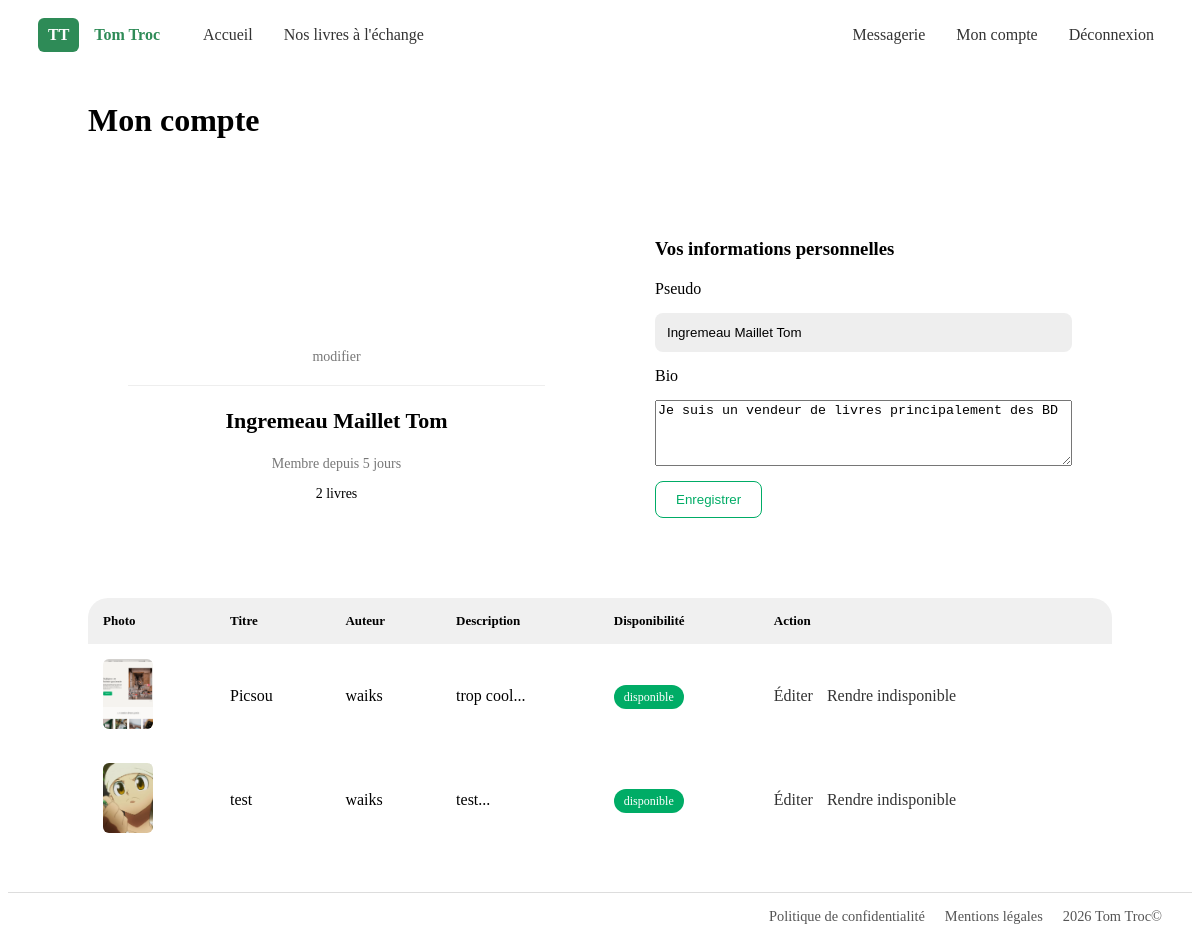
Page /public/profile/index (signed in) on the committed database.
### tables this page shows
CREATE TABLE `users` (
  `id` int NOT NULL AUTO_INCREMENT,
  `username` varchar(50) NOT NULL,
  `email` varchar(100) NOT NULL,
  `password` varchar(255) NOT NULL,
  `bio` text,
  `created_at` timestamp NULL DEFAULT CURRENT_TIMESTAMP,
  PRIMARY KEY (`id`),
  UNIQUE KEY `username` (`username`),
  UNIQUE KEY `email` (`email`)
);

CREATE TABLE `books` (
  `id` int NOT NULL AUTO_INCREMENT,
  `user_id` int NOT NULL,
  `title` varchar(255) NOT NULL,
  `author` varchar(255) NOT NULL,
  `description` text,
  `image` varchar(255) DEFAULT NULL,
  `is_available` tinyint(1) DEFAULT '1',
  `created_at` timestamp NULL DEFAULT CURRENT_TIMESTAMP,
  PRIMARY KEY (`id`),
  KEY `user_id` (`user_id`)
);

### core/Controller.php (called while the page is built)
<?php
class Controller {
    public function view($view, $data = []) {
        extract($data);
        require_once __DIR__ . '/../app/views/' . $view . '.php';
    }
}

### app/controllers/ProfileController.php (called while the page is built, shortened)
<?php
require_once __DIR__ . '/../../core/Controller.php';
require_once __DIR__ . '/../models/User.php';
require_once __DIR__ . '/../models/Book.php';
class ProfileController extends Controller {
    public function index() {
    $userModel = new User();
    $bookModel = new Book();
    $user = $userModel->findById($_SESSION['user_id']);
    $livres = $bookModel->getByUser($_SESSION['user_id']);
    $this->view('profile/index', [
        'user' => $user,
        'livres' => $livres ?? []
    ]);
}
}

### core/Router.php (called while the page is built, shortened)
<?php
class Router {
    public function route() {
        $url = $_GET['url'] ?? '';
        $url = trim($url, '/');
        $segments = explode('/', $url);
        $methode = !empty($segments[1])
            ? $segments[1]
            : 'index';
        $controleur = new $nomControleur();
        $controleur->$methode();
    }
}

### public/index.php (called while the page is built, shortened)
<?php
require_once __DIR__ . '/../core/Router.php';
$router = new Router();
$router->route();

### core/Model.php (called while the page is built, shortened)
<?php
require_once __DIR__ . '/../config/database.php';
class Model {
    public function __construct() {
        $database = new Database();
        $this->db = $database->connect();
    }
}

### config/database.php (called while the page is built)
<?php
class Database {
    private $host = 'localhost';
    private $db_name = 'book_exchange';
    private $username = 'root';
    private $password = 'root';
    private $conn;
    public function connect() {
        try {
            $this->conn = new PDO(
                "mysql:host={$this->host};dbname={$this->db_name};charset=utf8mb4",
                $this->username,
                $this->password
            );
            $this->conn->setAttribute(PDO::ATTR_ERRMODE, PDO::ERRMODE_EXCEPTION);
        } catch (PDOException $e) {
            die("Erreur DB : " . $e->getMessage());
        }
        return $this->conn;
    }
}

### app/models/User.php (called while the page is built, shortened)
<?php
require_once __DIR__ . '/../../core/Model.php';
class User extends Model {
    public function findById($id) {
    $stmt = $this->db->prepare("SELECT * FROM users WHERE id = ?");
    $stmt->execute([$id]);
    return $stmt->fetch(PDO::FETCH_ASSOC);
    }
}

### app/models/Book.php (called while the page is built, shortened)
<?php
require_once __DIR__ . '/../../core/Model.php';
class Book extends Model {
    public function getByUser($user_id) {
        $stmt = $this->db->prepare("SELECT * FROM books WHERE user_id = ?");
        $stmt->execute([$user_id]);
        return $stmt->fetchAll(PDO::FETCH_ASSOC);
    }
}

### app/views/profile/index.php (the view)
<?php require_once __DIR__ . '/../layout/header.php'; ?>
<link rel="stylesheet" href="<?= BASE_URL ?>styles/profil/profil.css">
<div class="profile-page">
    <h2 class="page-title">Mon compte</h2>
    <div class="profile-top">
        <div class="profile-left">
            <div class="avatar"></div>
            <p class="edit-link">modifier</p>
            <hr>
            <h3><?= htmlspecialchars($user['username']) ?></h3>
            <?php
            $createdAt = new DateTime($user['created_at']);
            $now = new DateTime();
            $interval = $createdAt->diff($now);
            if ($interval->y > 0) {
                $membreDepuis = $interval->y . ' an' . ($interval->y > 1 ? 's' : '');
            } elseif ($interval->m > 0) {
                $membreDepuis = $interval->m . ' mois';
            } else {
                $membreDepuis = $interval->d . ' jour' . ($interval->d > 1 ? 's' : '');
            }
            ?>
            <p class="member">Membre depuis <?= $membreDepuis ?></p>
            <p class="library-count"><?= count($livres ?? []) ?> livres</p>
        </div>
        <div class="profile-right">
            <h3>Vos informations personnelles</h3>
            <form method="POST" action="<?= BASE_URL ?>profile/update">
                <label>Pseudo</label>
                <input type="text" name="username" value="<?= htmlspecialchars($user['username']) ?>" required>
                <label>Bio</label>
                <textarea name="bio" rows="4"><?= htmlspecialchars($user['bio'] ?? '') ?></textarea>
                <button type="submit">Enregistrer</button>
            </form>
        </div>
    </div>
    <div class="profile-books">
        <table>
            <thead>
                <tr>
                    <th>Photo</th>
                    <th>Titre</th>
                    <th>Auteur</th>
                    <th>Description</th>
                    <th>Disponibilité</th>
                    <th>Action</th>
                </tr>
            </thead>
            <tbody>
                <?php if (!empty($livres)): ?>
                    <?php foreach ($livres as $livre): ?>
                        <tr>
                            <td>
                                <?php if (!empty($livre['image'])): ?>
                                    <img src="<?= BASE_URL ?>uploads/<?= $livre['image'] ?>" alt="">
                                <?php endif; ?>
                            </td>
                            <td><?= htmlspecialchars($livre['title']) ?></td>
                            <td><?= htmlspecialchars($livre['author']) ?></td>
                            <td>
                                <?= !empty($livre['description'])
                                    ? htmlspecialchars(substr($livre['description'], 0, 80)) . '...'
                                    : '-' ?>
                            </td>
                            <td>
                                <span class="status <?= $livre['is_available'] ? 'ok' : 'no' ?>">
                                    <?= $livre['is_available'] ? 'disponible' : 'non dispo.' ?>
                                </span>
                            </td>
                            <td>
                                <a href="<?= BASE_URL ?>books/edit?id=<?= $livre['id'] ?>">Éditer</a>
                                <a href="<?= BASE_URL ?>books/toggleAvailability?id=<?= $livre['id'] ?>&isAvailable=<?= !$livre['is_available'] ?>">
                                    <?= $livre['is_available'] ? 'Rendre indisponible' : 'Rendre disponible' ?>
                                </a>
                            </td>
                        </tr>
                    <?php endforeach; ?>
                <?php else: ?>
                    <tr>
                        <td colspan="6" style="text-align:center;">Aucun livre</td>
                    </tr>
                <?php endif; ?>
            </tbody>
        </table>
    </div>
</div>
<?php require_once __DIR__ . '/../layout/footer.php'; ?>

### public/styles/profil/profil.css (style rules this page uses)
.page-title { font-family: 'Playfair Display', serif; font-size: 32px; margin: 40px 80px; }
.profile-top { display: flex; gap: 30px; padding: 0 80px; }
.profile-left { background: #fff; flex: 1; padding: 40px; border-radius: 20px; text-align: center; }
.avatar { width: 120px; height: 120px; border-radius: 50%; background: url("../../uploads/default.jpg") center/cover; margin: auto; }
.edit-link { color: #777; font-size: 14px; margin: 10px 0; }
.profile-left hr { margin: 20px 0; border: none; height: 1px; background: #eee; }
.profile-left h3 { font-family: 'Playfair Display'; font-size: 22px; }
.member { color: #777; font-size: 14px; }
.library-count { margin-top: 10px; font-size: 14px; }
.profile-right { background: #fff; flex: 1; padding: 40px; border-radius: 20px; }
.profile-right h3 { margin-bottom: 20px; }
.profile-right form { display: flex; flex-direction: column; gap: 15px; }
.profile-right input { padding: 12px; border-radius: 8px; border: none; background: #eee; }
.profile-right button { width: fit-content; padding: 10px 20px; border-radius: 8px; border: 1px solid #00AC66; background: transparent; color: #00AC66; cursor: pointer; transition: 0.3s; }
.profile-books { margin: 40px 80px; background: #fff; border-radius: 20px; overflow: hidden; }
.profile-books table { width: 100%; border-collapse: collapse; }
.profile-books th, .profile-books td { padding: 15px; text-align: left; }
.profile-books thead { background: #f0f0f0; font-size: 13px; }
.profile-books img { width: 50px; height: 70px; object-fit: cover; border-radius: 6px; }
.status { padding: 5px 10px; border-radius: 20px; font-size: 12px; color: white; }
.status.ok { background: #00AC66; }
.profile-books a { margin-right: 10px; text-decoration: none; color: #333; }

### rows in the picture
users: username "Ingremeau Maillet Tom", bio "Je suis un vendeur de livres principalement des BD"
books: image (picture), title "Picsou", author "waiks", description "trop cool", is_available "disponible"
books: image (picture), title "test", author "waiks", description "test", is_available "disponible"

### other values in the picture
count($livres ?? []) "2"
